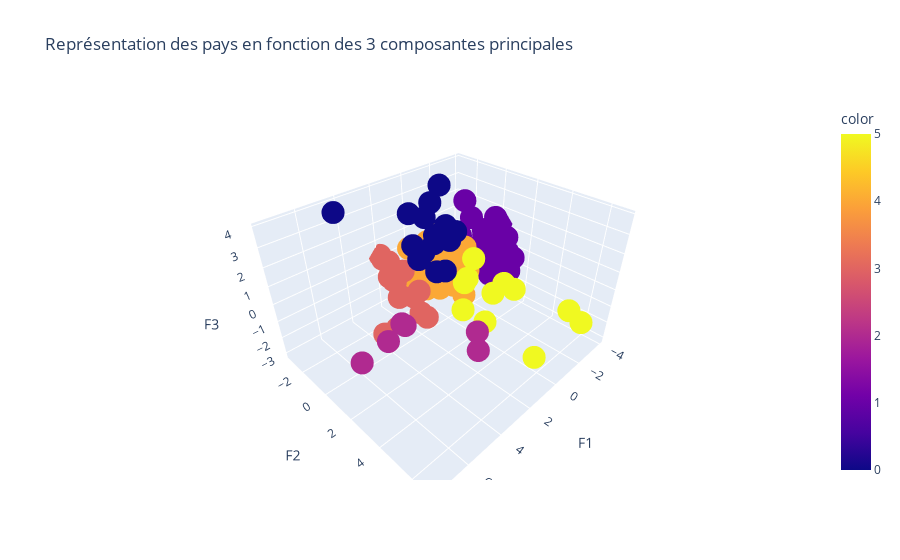

Here is the notebook cell this chart was saved with:
### Markdown cell above
On retrouve les mêmes résultats pour 3 clusters sur 4.

### Code cell
title = "Représentation des pays en fonction des 3 composantes principales"

fig = px.scatter_3d(x=X_projected[:,0], y=X_projected[:,1], z=X_projected[:, 2], hover_name=pays,
              color=clusters_kmeans, title=title, labels={'x':'F1', 'y':'F2', 'z':'F3'})
fig.show()

### Figure 1 — Plotly figure (JSON) as saved in the notebook; plotly's stock layout.template omitted (floating-point values rounded to 4 significant figures)
{"data": [{"hovertemplate": "<b>%{hovertext}</b><br><br>F1=%{x}<br>F2=%{y}<br>F3=%{z}<br>color=%{marker.color}<extra></extra>", "hovertext": ["Afrique du Sud", "Albanie", "Algérie", "Allemagne", "Angola", "Antigua-et-Barbuda", "Arabie saoudite", "Argentine", "Arménie", "Australie", "Autriche", "Azerbaïdjan", "Belgique", "Bolivie (État plurinational de)", "Bosnie-Herzégovine", "Botswana", "Bulgarie", "Bélarus", "Bénin", "Cameroun", "Canada", "Chili", "Chine - RAS de Hong-Kong", "Chypre", "Colombie", "Congo", "Congo", "Costa Rica", "Croatie", "Côte d'Ivoire", "Danemark", "El Salvador", "Espagne", "Estonie", "Fidji", "Finlande", "France", "Fédération de Russie", "Gabon", "Ghana", "Grèce", "Guatemala", "Guyana", "Géorgie", "Honduras", "Hongrie", "Indonésie", "Iran (République islamique d')", "Irlande", "Islande", "Israël", "Italie", "Jamaïque", "Japon", "Jordanie", "Kazakhstan", "Kenya", "Koweït", "Lesotho", "Lettonie", "Liban", "Libéria", "Lituanie", "Luxembourg", "Macédoine du Nord", "Malaisie", "Malte", "Maroc", "Maurice", "Mexique", "Monténégro", "Myanmar", "Namibie", "Nicaragua", "Niger", "Nigéria", "Norvège", "Nouvelle-Zélande", "Oman", "Ouganda", "Pakistan", "Panama", "Paraguay", "Pays-Bas", "Philippines", "Pologne", "Portugal", "Pérou", "Roumanie", "Royaume-Uni de Grande-Bretagne et d'Irlande du Nord", "Rwanda", "République de Corée", "République de Moldova", "République dominicaine", "Serbie", "Sierra Leone", "Slovénie", "Sri Lanka", "Suisse", "Suède", "Sénégal", "Tchad", "Tchéquie", "Thaïlande", "Togo", "Trinité-et-Tobago", "Tunisie", "Turquie", "Ukraine", "Uruguay", "Viet Nam", "Yémen", "Zambie", "Égypte", "Émirats arabes unis", "Équateur", "Îles Salomon"], "legendgroup": "", "marker": {"color": [0, 4, 1, 2, 1, 0, 0, 0, 4, 3, 3, 1, 3, 0, 4, 4, 4, 4, 1, 1, 3, 0, 0, 4, 5, 1, 1, 4, 4, 1, 3, 4, 3, 4, 1, 3, 2, 2, 1, 1, 4, 4, 4, 4, 4, 4, 5, 5, 3, 3, 0, 3, 0, 2, 0, 4, 1, 0, 1, 4, 1, 1, 4, 3, 4, 0, 4, 4, 4, 2, 4, 5, 4, 4, 1, 5, 3, 3, 4, 1, 5, 0, 4, 3, 5, 3, 4, 4, 4, 2, 1, 3, 4, 4, 4, 1, 4, 1, 3, 3, 1, 1, 4, 5, 1, 0, 1, 5, 4, 4, 5, 1, 1, 5, 0, 4, 1], "coloraxis": "coloraxis", "symbol": "circle"}, "mode": "markers", "name": "", "scene": "scene", "showlegend": false, "type": "scatter3d", "x": [2.206, -1.232, -2.034, 5.476, -2.024, -0.8447, 2.005, 2.012, -1.557, 3.38, 1.362, -1.949, 2.754, -0.4131, -1.285, -0.9415, 0.2024, 0.06576, -2.482, -3.083, 3.448, 1.433, 4.771, 0.1411, 0.4432, -1.925, -2.788, -0.06078, -0.1029, -2.395, 2.056, -0.7951, 2.979, 0.004424, -1.755, 1.625, 4.27, 3.729, -1.753, -2.239, 0.5806, -1.058, -1.811, -1.123, -1.394, 1.068, 1.166, -0.1957, 1.414, 2.008, 1.594, 2.663, -0.7987, 7.599, -0.748, -0.7498, -2.955, 0.4518, -2.457, 0.2634, -1.59, -2.642, 0.732, 2.007, -1.497, 2.042, 0.6819, -0.7304, -0.1238, 4.205, -1.226, 0.02138, -1.323, -1.071, -3.702, -2.757, 1.75, 2.033, -0.3436, -2.85, -1.932, -0.06238, -1.227, 3.888, 0.2702, 2.133, 1.116, 0.14, 0.04347, 4.909, -2.974, 2.27, -1.391, -0.3783, -0.8051, -3.181, 0.2104, -2.086, 1.967, 2.004, -2.3, -3.451, 0.858, 0.5948, -2.883, -0.1823, -1.799, 0.8349, -0.05327, 0.003246, 0.6028, -2.713, -2.032, -1.105, 1.626, -0.8733, -3.878], "y": [1.978, -1.167, 1.058, 1.779, 0.8725, -1.539, 1.11, 1.215, -0.7326, -0.6009, -1.778, -0.04897, -1.128, -0.3594, -0.7265, -1.313, -1.411, -0.8183, 0.1423, 1.061, 0.1341, -0.6878, -2.399, -1.702, 1.698, -0.267, 0.63, -1.344, -1.439, 0.6842, -2.082, -0.7784, 0.6402, -1.702, -0.8725, -2.132, 1.479, 5.384, -0.6032, 0.5472, -1.123, 0.07253, -0.7047, -0.9592, -0.184, -1.339, 6.422, 3.446, -2.015, -2.927, -0.9022, 0.7459, -1.038, 2.96, -0.2632, -0.3087, 1.647, -1.281, -0.5448, -1.748, 0.07528, -0.03522, -1.829, -3.125, -0.8815, 0.3943, -2.347, 0.6699, -1.748, 5.693, -1.073, 1.698, -1.085, -0.687, 1.313, 5.655, -2.306, -2.396, -1.225, 1.342, 6.776, -1.159, -0.6723, -0.7269, 3.206, 0.591, -1.539, 0.4559, -0.6474, 2.079, 0.2466, 0.2099, -0.7503, -0.6374, -0.9643, 0.1536, -1.639, 0.07942, -2.227, -1.988, 0.1505, 0.9566, -1.579, 1.613, 0.3798, -1.532, 0.1687, 3.286, 1.049, -1.704, 1.668, 1.619, -0.07091, 3.419, -1.066, -0.2131, 0.169], "z": [1.692, -1.148, -0.8694, -0.5271, 1.37, 3.788, 3.057, 1.21, -0.6646, 0.7169, -0.8977, -0.5991, -3.108, 1.283, -1.895, -0.9645, -0.6656, -1.339, 1.028, -0.316, -0.06911, 0.7943, 3.908, 0.5946, 0.333, 2.068, 2.092, 0.07328, -1.91, -0.651, -0.8213, -0.614, -0.01475, -1.202, 0.8521, -1.422, -0.5183, 0.1629, 2.961, 0.3198, -1.627, 0.8083, -0.01727, -0.6988, 0.5663, -1.537, -1.237, 0.575, -0.5006, 0.09655, 1.568, -1.087, 1.738, 0.4767, 1.705, -0.08896, -0.7971, 2.547, -0.07283, -1.304, -0.2372, 1.197, -1.787, 0.2514, -0.3316, 1.898, 0.4472, -0.2027, 0.7792, 1.611, -0.5124, 1.273, -0.0739, -0.003081, -0.4425, -1.238, -0.8573, 0.1749, 1.325, -0.7698, -0.8694, 0.9126, -0.6988, -2.594, 0.1257, -1.748, -0.8013, -0.8214, -1.605, 0.3088, -1.107, -0.2564, -0.671, 0.4125, -1.334, 0.2853, -1.263, -0.7667, -0.8989, -0.8745, -0.1901, 0.7987, -0.4703, -1.557, 0.1463, 3.058, -0.6762, -1.242, -1.231, -1.038, 0.1401, 0.5052, -0.2481, -0.2325, 3.232, 0.2261, 1.337]}], "layout": {"coloraxis": {"colorbar": {"title": {"text": "color"}}, "colorscale": [[0, "#0d0887"], [0.1111, "#46039f"], [0.2222, "#7201a8"], [0.3333, "#9c179e"], [0.4444, "#bd3786"], [0.5556, "#d8576b"], [0.6667, "#ed7953"], [0.7778, "#fb9f3a"], [0.8889, "#fdca26"], [1, "#f0f921"]]}, "legend": {"tracegroupgap": 0}, "scene": {"domain": {"x": [0, 1], "y": [0, 1]}, "xaxis": {"title": {"text": "F1"}}, "yaxis": {"title": {"text": "F2"}}, "zaxis": {"title": {"text": "F3"}}}, "title": {"text": "Représentation des pays en fonction des 3 composantes principales"}}}
